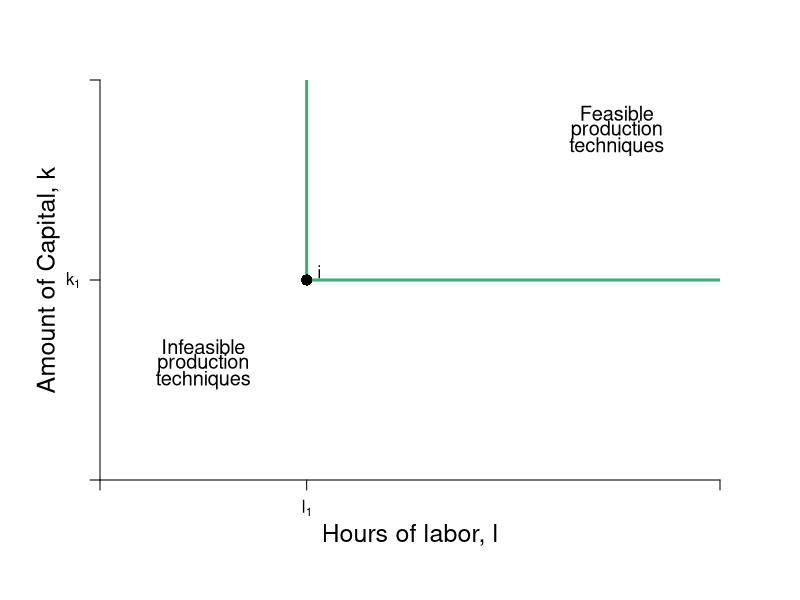

Write the R code that produced this figure.

pdf(file = "firmmarketsupply/leontief.pdf", width = 9, height = 7)

#Set parameters for graphics
axislabelsize <- 1.5
labelsize <- 1.2
graphlinewidth <- 3
segmentlinewidth <- 2

COL <- c("#7fc97f", "#beaed4", "#fdc086", "#ffff99", "#386cb0", "#f0027f", "#bf5b17", "#666666")
COLA <- c("#e0f3db", "#99d8c9","#66c2a4","#41ae76", "#238b45", "#005824")
COLB <- c("#c6dbef", "#4eb3d3", "#2b8cbe", "#0868ac","#084081")

par(mar =  c(6, 5, 4, 4))

xlims <- c(0, 12)
ylims <- c(0, 12)

npts <- 501 


plot(0, 0, xlim = xlims, ylim = ylims, type = "n",
     xlab = expression(paste("")),
     ylab = expression(paste("")), 
     xaxt = "n", 
     yaxt = "n", 
     cex.lab = axislabelsize, 
     bty = "n",
     xaxs="i", 
     yaxs="i")

ticksy <- c(0, 6, ylims[2])
ylabels <- c(NA, expression(paste(k[1])), NA)
ticksx <- c(0, 4, xlims[2])
xlabels <- c(NA, expression(paste(l[1])), NA)

axis(1, at = ticksx, pos = 0, labels = xlabels)
axis(2, at = ticksy, pos = 0, labels = ylabels, las = 1)

npts <- 500 
xx1 <- seq(xlims[1], xlims[2], length.out = npts)

segments(4, 6, xlims[2], 6, lty = 1, col = COLA[4], lwd = graphlinewidth)
segments(4, 6, 4, ylims[2], lty = 1, col = COLA[4],  lwd = graphlinewidth)

mtext(expression(paste("Hours of labor, ", l)), side=1, line = 2.5, cex = axislabelsize)
text(-1, 0.5*ylims[2], expression(paste("Amount of Capital, ", k)), xpd = TRUE, cex = axislabelsize, srt = 90) 

points(4, 6, pch = 16, col = "black", cex = 1.5)
text(4.25, 6.25, expression(i))


text(10, 11, expression(paste("Feasible")), cex = labelsize)
text(10, 10.5, expression(paste("production")), cex = labelsize)
text(10, 10, expression(paste("techniques")), cex = labelsize)
text(2, 4, expression(paste("Infeasible")), cex = labelsize)
text(2, 3.5, expression(paste("production")), cex = labelsize)
text(2, 3, expression(paste("techniques")), cex = labelsize)


#Label mrs function
text(18, 2.5, expression(paste(mrs(x,y) == r[max] - bgroup("(",frac(r[max], x[max]),")")*x)))

dev.off()
